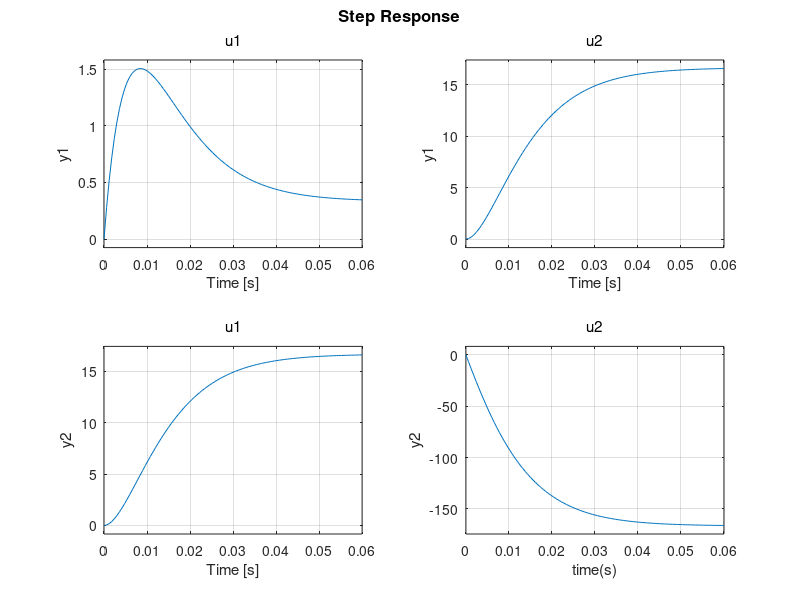

Here is the MATLAB script that generated this plot:
% ME3050 - Dynamics Modeling and Controls
% Tristan Hill - Spring 2023
% DC Motor Example (System Dynamics 4th ed., Palm, Pg 376-378)  
clear; close all; clc

% define system parameters
KT=0.05;  % (N*m/A)
Kb=KT;    % (N*m/A)
c=10e-4;  % (N*m*s/rad)   
Ra=0.5;   % (Ohm)
La=2e-3;  % (H)
I=9e-5;   % (kg*m^2)



% define components of the state equation
A=[-Ra/La -Kb/La
   KT/I -c/I];
% B matrix is 2x2 because u vector is 2x1
B=[1/La 0 
   0 -1/I];

% use first two states as outputs
C=[1 0
   0 1];
% the D matrix shape of B matrix 
D=[0 0
   0 0];

% create a state space model object
sys1=ss(A,B,C,D);

% simulate a step response 
figure(1)
step(sys1)
grid on; xlabel('time(s)')
